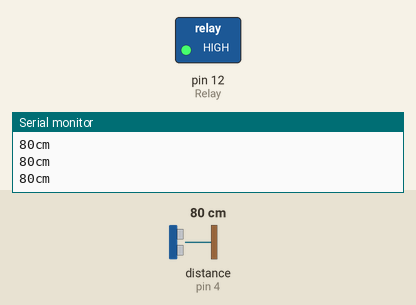
Recording of a sketch running on a simulated Arduino Uno, built with avr-gcc and run on an emulated ATmega328P. Shown: switched loads named in the sketch (green lamp = pin HIGH), the last lines printed to the serial monitor. Wiring (inferred from the names in the program): ultrasonic range finder: trigger pin 8; echo pin 4. Dashed ring = blinking. Inputs (shaded band) come from the test bench; at power-on: distance to the obstacle (sensor on pin 4) 80 cm. The echo pulse lasts 58.3 µs per cm; pins used as bus, display or sensor lines are not drawn.

Above: at 1.3 s.
1.4 s: distance to the obstacle (sensor on pin 4) set to 18 cm
4.4 s: distance to the obstacle (sensor on pin 4) set to 14 cm
At 7.3 s:
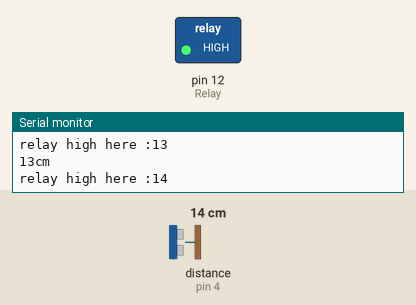
7.4 s: distance to the obstacle (sensor on pin 4) set to 35 cm
At 8.2 s:
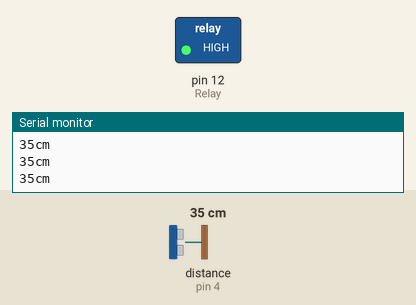
8.9 s: distance to the obstacle (sensor on pin 4) set to 2 cm
At 9.5 s:
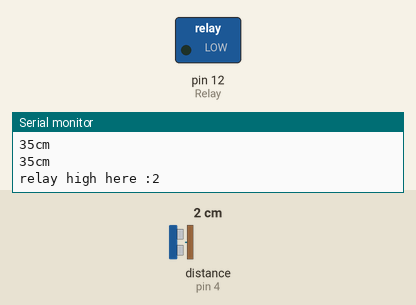
Timing chart, 0 to 12.9 s (numbered marks = the images above; inputs shaded):
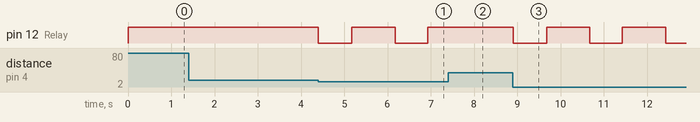

The sketch:

Sanitize_nano_ultrasonic.ino
```cpp
const int pingPin = 8; // Trigger Pin of Ultrasonic Sensor
const int echoPin = 4; // Echo Pin of Ultrasonic Sensor
int Relay = 12;
int count=0;
void setup() {
   Serial.begin(9600); // Starting Serial Terminal
   pinMode(Relay, OUTPUT);
   pinMode(pingPin, OUTPUT);
   pinMode(echoPin, INPUT);
}

void loop() {
  digitalWrite(Relay,HIGH);
   long duration, inches, cm;

   digitalWrite(pingPin, LOW);
   delayMicroseconds(2);
   digitalWrite(pingPin, HIGH);
   delayMicroseconds(10);
   digitalWrite(pingPin, LOW);

   duration = pulseIn(echoPin, HIGH);

    cm = microsecondsToCentimeters(duration);
   if(count==0){
        digitalWrite(Relay,HIGH);
        count=count+1;
        Serial.println("Count  zero");
        delay(500);
    }
  if(count==1){
   if(cm<=15){
      digitalWrite(Relay, LOW);
      Serial.print("relay high here :");
      Serial.println(cm);
      delay(750);
      digitalWrite(Relay,HIGH);
      delay(1000);

    }
  }
    else{
      delayMicroseconds(10);
      Serial.print("Relay Low");
      digitalWrite(Relay,HIGH);
      }

   Serial.print(cm);
   Serial.print("cm");

   Serial.println();
   digitalWrite(Relay,HIGH);

}


long microsecondsToCentimeters(long microseconds) {
   return microseconds / 29 / 2;
}
```

Measured:
- the behaviour switches between 17 and 16 cm on distance to the obstacle (sensor on pin 4) (found by bisection; images 0 and 1)
- after the input at 4.4 s, pin 12 (Relay): alternates HIGH for 1.0 s and LOW for 0.76 s, starting at once
- after the input at 7.4 s, pin 12 (Relay): stays HIGH (without the input it goes to LOW after 0.53 s)
- after the input at 8.9 s, pin 12 (Relay): alternates HIGH for 1.0 s and LOW for 0.76 s, starting at once
